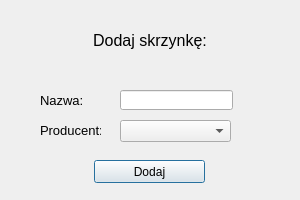
<?xml version="1.0" encoding="UTF-8"?>
<ui version="4.0">
 <class>dodaj_sk</class>
 <widget class="QDialog" name="dodaj_sk">
  <property name="geometry">
   <rect>
    <x>0</x>
    <y>0</y>
    <width>300</width>
    <height>200</height>
   </rect>
  </property>
  <property name="windowTitle">
   <string>Dialog</string>
  </property>
  <widget class="QLabel" name="label">
   <property name="geometry">
    <rect>
     <x>0</x>
     <y>0</y>
     <width>300</width>
     <height>81</height>
    </rect>
   </property>
   <property name="font">
    <font>
     <pointsize>12</pointsize>
    </font>
   </property>
   <property name="text">
    <string>Dodaj skrzynkę:</string>
   </property>
   <property name="alignment">
    <set>Qt::AlignCenter</set>
   </property>
  </widget>
  <widget class="QLineEdit" name="nazwa">
   <property name="geometry">
    <rect>
     <x>120</x>
     <y>90</y>
     <width>113</width>
     <height>20</height>
    </rect>
   </property>
  </widget>
  <widget class="QLabel" name="label_2">
   <property name="geometry">
    <rect>
     <x>40</x>
     <y>90</y>
     <width>61</width>
     <height>21</height>
    </rect>
   </property>
   <property name="font">
    <font>
     <pointsize>10</pointsize>
    </font>
   </property>
   <property name="text">
    <string>Nazwa:</string>
   </property>
  </widget>
  <widget class="QLabel" name="label_3">
   <property name="geometry">
    <rect>
     <x>40</x>
     <y>120</y>
     <width>61</width>
     <height>21</height>
    </rect>
   </property>
   <property name="font">
    <font>
     <pointsize>10</pointsize>
    </font>
   </property>
   <property name="text">
    <string>Producent:</string>
   </property>
  </widget>
  <widget class="QComboBox" name="producent">
   <property name="geometry">
    <rect>
     <x>120</x>
     <y>120</y>
     <width>111</width>
     <height>22</height>
    </rect>
   </property>
  </widget>
  <widget class="QPushButton" name="dodaj">
   <property name="geometry">
    <rect>
     <x>94</x>
     <y>160</y>
     <width>111</width>
     <height>23</height>
    </rect>
   </property>
   <property name="text">
    <string>Dodaj</string>
   </property>
  </widget>
 </widget>
 <resources/>
 <connections/>
</ui>
